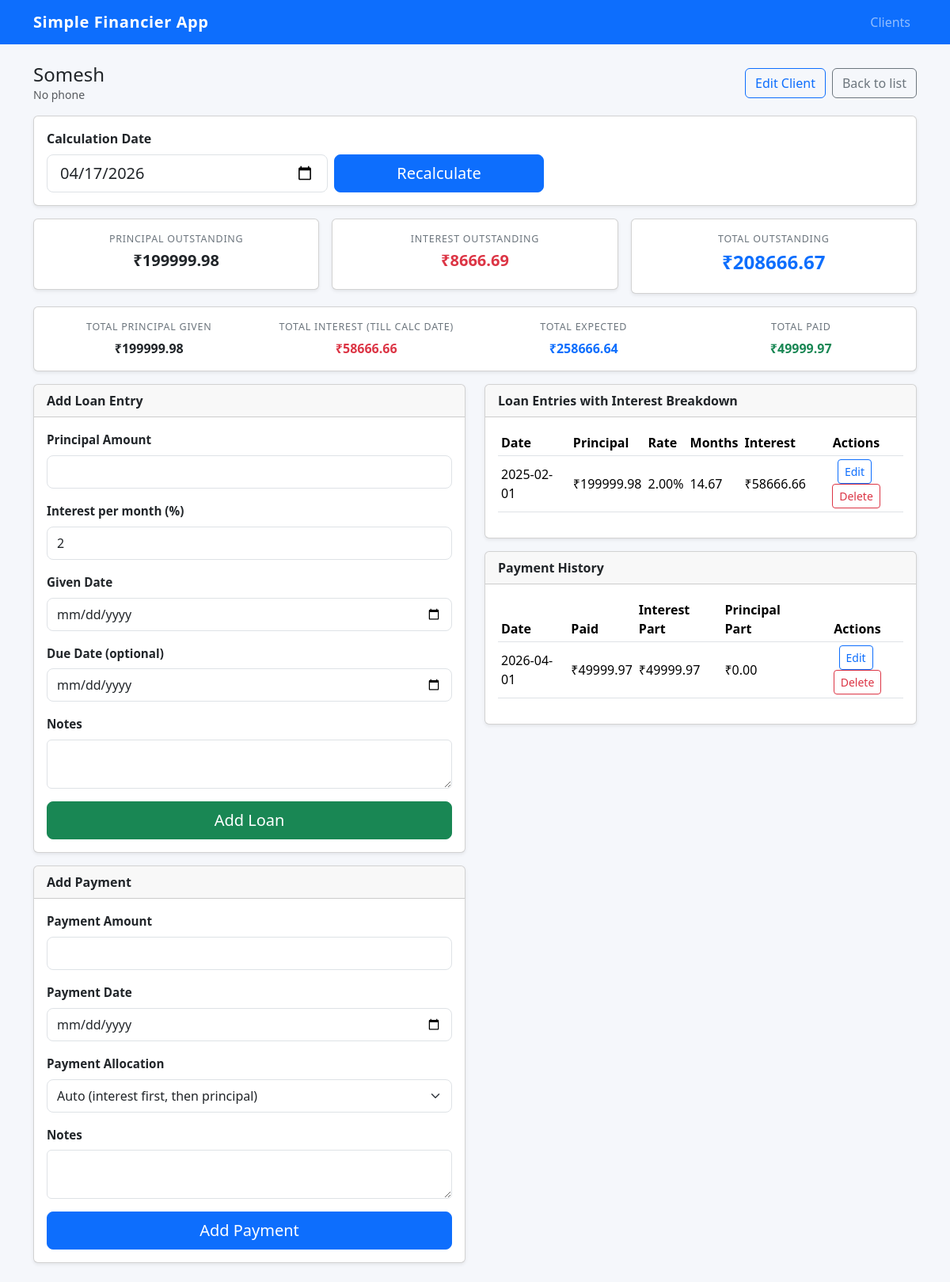
Screenshot of /client/1 with the database file from the repository.
### tables this page shows
CREATE TABLE clients (
            id INTEGER PRIMARY KEY AUTOINCREMENT,
            name TEXT NOT NULL,
            phone TEXT,
            notes TEXT,
            created_at TEXT NOT NULL,
            reminder_date TEXT
        );

CREATE TABLE loan_entries (
            id INTEGER PRIMARY KEY AUTOINCREMENT,
            client_id INTEGER NOT NULL,
            principal REAL NOT NULL,
            monthly_rate REAL NOT NULL DEFAULT 2.0,
            given_date TEXT NOT NULL,
            due_date TEXT,
            notes TEXT,
            FOREIGN KEY (client_id) REFERENCES clients (id)
        );

CREATE TABLE payments (
            id INTEGER PRIMARY KEY AUTOINCREMENT,
            client_id INTEGER NOT NULL,
            payment_date TEXT NOT NULL,
            amount REAL NOT NULL,
            alloc_type TEXT NOT NULL,
            alloc_interest REAL NOT NULL,
            alloc_principal REAL NOT NULL,
            notes TEXT,
            FOREIGN KEY (client_id) REFERENCES clients (id)
        );

### app.py (the view)
@app.route("/client/<int:client_id>")
def client_detail(client_id):
    conn = get_db_connection()
    client = get_client_or_404(conn, client_id)
    if client is None:
        conn.close()
        flash("Client not found.", "warning")
        return redirect(url_for("clients"))
    calc_date_raw = (request.args.get("calc_date") or "").strip()
    try:
        calc_date = parse_date(calc_date_raw, default_today=True)
    except ValueError:
        calc_date = date.today()
    snapshot = compute_client_snapshot(conn, client_id, calc_date)
    conn.close()
    return render_template(
        "client_detail.html",
        client=client,
        snapshot=snapshot,
        calc_date=calc_date.isoformat(),
    )

### app.py (called while the page is built)
def get_db_connection():
    conn = sqlite3.connect(DATABASE)
    conn.row_factory = sqlite3.Row
    return conn

def parse_date(value, default_today=False):
    if not value:
        return date.today() if default_today else None
    return datetime.strptime(value, "%Y-%m-%d").date()

def months_from_days(start_date: date, end_date: date) -> float:
    if end_date <= start_date:
        return 0.0
    days = (end_date - start_date).days
    return days / 30.0

def compute_interest(principal: float, monthly_rate: float, start_date: date, calc_date: date) -> float:
    months = months_from_days(start_date, calc_date)
    return principal * (monthly_rate / 100.0) * months

def get_client_or_404(conn, client_id):
    cur = conn.cursor()
    cur.execute("SELECT * FROM clients WHERE id = ?", (client_id,))
    row = cur.fetchone()
    return row

### templates/client_detail.html (shortened to what this page needs)
{% extends "base.html" %}
{% block content %}
<div class="d-flex justify-content-between align-items-center mb-3">
    <div>
        <h2 class="h4 mb-0">{{ client.name }}</h2>
        <div class="small text-muted">
            {% if client.phone %}{{ client.phone }}{% else %}No phone{% endif %}
        </div>
    </div>
    <div class="d-flex gap-2">
        <a href="{{ url_for('edit_client', client_id=client.id) }}" class="btn btn-outline-primary">Edit Client</a>
        <a href="{{ url_for('clients') }}" class="btn btn-outline-secondary">Back to list</a>
    </div>
</div>
<div class="card shadow-sm mb-3">
    <div class="card-body">
        <form method="get" class="row g-2 align-items-end">
            <div class="col-md-4">
                <label class="form-label fw-semibold">Calculation Date</label>
                <input type="date" name="calc_date" class="form-control form-control-lg" value="{{ calc_date }}">
            </div>
            <div class="col-md-3 d-grid">
                <button type="submit" class="btn btn-primary btn-lg">Recalculate</button>
            </div>
        </form>
    </div>
</div>
<div class="row g-3 mb-3">
    <div class="col-md-4 col-6">
        <div class="card text-center shadow-sm">
            <div class="card-body">
                <div class="small-label">Principal Outstanding</div>
                <div class="h5 fw-bold">₹{{ '%.2f'|format(snapshot.principal_outstanding) }}</div>
            </div>
        </div>
    </div>
    <div class="col-md-4 col-6">
        <div class="card text-center shadow-sm">
            <div class="card-body">
                <div class="small-label">Interest Outstanding</div>
                <div class="h5 fw-bold text-danger">₹{{ '%.2f'|format(snapshot.interest_outstanding) }}</div>
            </div>
        </div>
    </div>
    <div class="col-md-4 col-12">
        <div class="card text-center shadow-sm">
            <div class="card-body">
                <div class="small-label">Total Outstanding</div>
                <div class="h4 fw-bold text-primary">₹{{ '%.2f'|format(snapshot.total_outstanding) }}</div>
            </div>
        </div>
    </div>
</div>
<div class="card shadow-sm mb-3">
    <div class="card-body">
        <div class="row g-3 text-center">
            <div class="col-md-3 col-6">
                <div class="small-label">Total Principal Given</div>
                <div class="fw-bold">₹{{ '%.2f'|format(snapshot.total_principal) }}</div>
            </div>
            <div class="col-md-3 col-6">
                <div class="small-label">Total Interest (Till Calc Date)</div>
                <div class="fw-bold text-danger">₹{{ '%.2f'|format(snapshot.total_interest) }}</div>
            </div>
            <div class="col-md-3 col-6">
                <div class="small-label">Total Expected</div>
                <div class="fw-bold text-primary">₹{{ '%.2f'|format(snapshot.total_due) }}</div>
            </div>
            <div class="col-md-3 col-6">
                <div class="small-label">Total Paid</div>
                <div class="fw-bold text-success">₹{{ '%.2f'|format(snapshot.total_paid) }}</div>
            </div>
        </div>
    </div>
</div>
<div class="row g-4">
    <div class="col-lg-6">
        <div class="card shadow-sm mb-3">
            <div class="card-header fw-bold">Add Loan Entry</div>
            <div class="card-body">
                <form method="post" action="{{ url_for('add_loan_entry', client_id=client.id) }}" class="big-form">
                    <div class="mb-3">
                        <label class="form-label">Principal Amount</label>
                        <input type="number" step="0.01" min="0" name="principal" class="form-control form-control-lg"
                            required>
                    </div>
                    <div class="mb-3">
                        <label class="form-label">Interest per month (%)</label>
                        <input type="number" step="0.1" min="0" name="monthly_rate" class="form-control form-control-lg"
                            value="2" required>
                    </div>
                    <div class="mb-3">
                        <label class="form-label">Given Date</label>
                        <input type="date" name="given_date" class="form-control form-control-lg">
                    </div>
                    <div class="mb-3">
                        <label class="form-label">Due Date (optional)</label>
                        <input type="date" name="due_date" class="form-control form-control-lg">
                    </div>
                    <div class="mb-3">
                        <label class="form-label">Notes</label>
                        <textarea name="notes" class="form-control" rows="2"></textarea>
                    </div>
                    <button type="submit" class="btn btn-success btn-lg w-100">Add Loan</button>
                </form>
            </div>
        </div>
        <div class="card shadow-sm">
            <div class="card-header fw-bold">Add Payment</div>
            <div class="card-body">
                <form method="post" action="{{ url_for('add_payment', client_id=client.id) }}" class="big-form">
                    <div class="mb-3">
                        <label class="form-label">Payment Amount</label>
                        <input type="number" step="0.01" min="0" name="amount" class="form-control form-control-lg"
                            required>
                    </div>
                    <div class="mb-3">
                        <label class="form-label">Payment Date</label>
                        <input type="date" name="payment_date" class="form-control form-control-lg">
                    </div>
                    <div class="mb-3">
                        <label class="form-label">Payment Allocation</label>
                        <select id="allocType" name="alloc_type" class="form-select form-select-lg">
                            <option value="auto">Auto (interest first, then principal)</option>
                        </select>
                    </div>
                    <div class="mb-3 mt-3">
                        <label class="form-label">Notes</label>
                        <textarea name="notes" class="form-control" rows="2"></textarea>
                    </div>
                    <button type="submit" class="btn btn-primary btn-lg w-100">Add Payment</button>
                </form>
            </div>
        </div>
    </div>
    <div class="col-lg-6">
        <div class="card shadow-sm mb-3">
            <div class="card-header fw-bold">Loan Entries with Interest Breakdown</div>
            <div class="card-body">
                {% if snapshot.loan_breakdown %}
                <div class="table-responsive">
                    <table class="table table-sm align-middle">
                        <thead>
                            <tr>
                                <th>Date</th>
                                <th>Principal</th>
                                <th>Rate</th>
                                <th>Months</th>
                                <th>Interest</th>
                                <th class="text-center">Actions</th>
                            </tr>
                        </thead>
                        <tbody>
                            {% for row in snapshot.loan_breakdown %}
                            <tr>
                                <td>{{ row.loan.given_date }}</td>
                                <td>₹{{ '%.2f'|format(row.loan.principal) }}</td>
                                <td>{{ '%.2f'|format(row.loan.monthly_rate) }}%</td>
                                <td>{{ '%.2f'|format(row.months_elapsed) }}</td>
                                <td>₹{{ '%.2f'|format(row.interest) }}</td>
                                <td class="text-center">
                                    <a href="{{ url_for('edit_loan_entry', loan_id=row.loan.id) }}"
                                        class="btn btn-sm btn-outline-primary me-1">Edit</a>
                                    <form method="post" action="{{ url_for('delete_loan_entry', loan_id=row.loan.id) }}"
                                        class="d-inline"
                                        onsubmit="return confirm('Delete this loan entry?');">
                                        <button type="submit" class="btn btn-sm btn-outline-danger">Delete</button>
                                    </form>
                                </td>
                            </tr>
                            {% endfor %}
                        </tbody>
                    </table>
                </div>
                {% else %}
                <p class="text-muted mb-0">No loan entries yet. Add first principal amount on left side.</p>
                {% endif %}
            </div>
        </div>
        <div class="card shadow-sm">
            <div class="card-header fw-bold">Payment History</div>
            <div class="card-body">
                {% if snapshot.payments %}
                <div class="table-responsive">
                    <table class="table table-sm align-middle">
                        <thead>
                            <tr>
                                <th>Date</th>
                                <th>Paid</th>
                                <th>Interest Part</th>
                                <th>Principal Part</th>
                                <th class="text-center">Actions</th>
                            </tr>
                        </thead>
                        <tbody>
                            {% for p in snapshot.payments %}
                            <tr>
                                <td>{{ p.payment_date }}</td>
                                <td>₹{{ '%.2f'|format(p.amount) }}</td>
                                <td>₹{{ '%.2f'|format(p.alloc_interest) }}</td>
                                <td>₹{{ '%.2f'|format(p.alloc_principal) }}</td>
                                <td class="text-center">
                                    <a href="{{ url_for('edit_payment', payment_id=p.id) }}"
                                        class="btn btn-sm btn-outline-primary me-1">Edit</a>
                                    <form method="post" action="{{ url_for('delete_payment', payment_id=p.id) }}"
                                        class="d-inline"
                                        onsubmit="return confirm('Delete this payment?');">
                                        <button type="submit" class="btn btn-sm btn-outline-danger">Delete</button>
                                    </form>
                                </td>
                            </tr>
                            {% endfor %}
                        </tbody>
                    </table>
                </div>
                {% else %}
                <p class="text-muted mb-0">No payments recorded yet.</p>
                {% endif %}
            </div>
        </div>
    </div>
</div>
{% endblock %}

### templates/base.html (shortened to what this page needs)
<!doctype html>
<html lang="en">
<head>
    <link href="https://cdn.jsdelivr.net/npm/bootstrap@5.3.3/dist/css/bootstrap.min.css" rel="stylesheet">
    <link rel="stylesheet" href="{{ url_for('static', filename='css/styles.css') }}">
</head>
<body>
    <nav class="navbar navbar-expand-lg navbar-dark bg-primary mb-4">
        <div class="container">
            <a class="navbar-brand fw-bold" href="{{ url_for('clients') }}">Simple Financier App</a>
            <div class="collapse navbar-collapse" id="mainNav">
                <ul class="navbar-nav ms-auto mb-2 mb-lg-0">
                    <li class="nav-item">
                        <a class="nav-link {% if request.endpoint == 'clients' %}active{% endif %}"
                            href="{{ url_for('clients') }}">Clients</a>
                    </li>
                </ul>
            </div>
        </div>
    </nav>
    <main class="container pb-4">
        {% block content %}{% endblock %}
    </main>
</body>
</html>

### static/css/styles.css (style rules this page uses)
body { background-color: #f5f7fb; }
.navbar-brand { letter-spacing: 0.03em; }
.small-label { text-transform: uppercase; font-size: 0.78rem; letter-spacing: 0.06em; color: #6c757d; margin-bottom: 0.35rem; }
.big-form .form-label { font-size: 0.95rem; font-weight: 600; }
.big-form input.form-control-lg, .big-form select.form-select-lg { font-size: 1rem; padding: 0.5rem 0.75rem; }

### rows the page displays
clients: name "Somesh"
loan_entries: loan.given_date "2025-02-01", loan.principal "199999.98", loan.monthly_rate "2.00"
payments: payment_date "2026-04-01", amount "49999.97", alloc_interest "49999.97", alloc_principal "0.00"

### other values shown
{{ '%.2f'|format(snapshot.principal_outstanding) }} "199999.98"
{{ '%.2f'|format(snapshot.interest_outstanding) }} "8666.69"
{{ '%.2f'|format(snapshot.total_outstanding) }} "208666.67"
{{ '%.2f'|format(snapshot.total_principal) }} "199999.98"
{{ '%.2f'|format(snapshot.total_interest) }} "58666.66"
{{ '%.2f'|format(snapshot.total_due) }} "258666.64"
{{ '%.2f'|format(snapshot.total_paid) }} "49999.97"
{{ '%.2f'|format(row.months_elapsed) }} "14.67"
{{ '%.2f'|format(row.interest) }} "58666.66"
